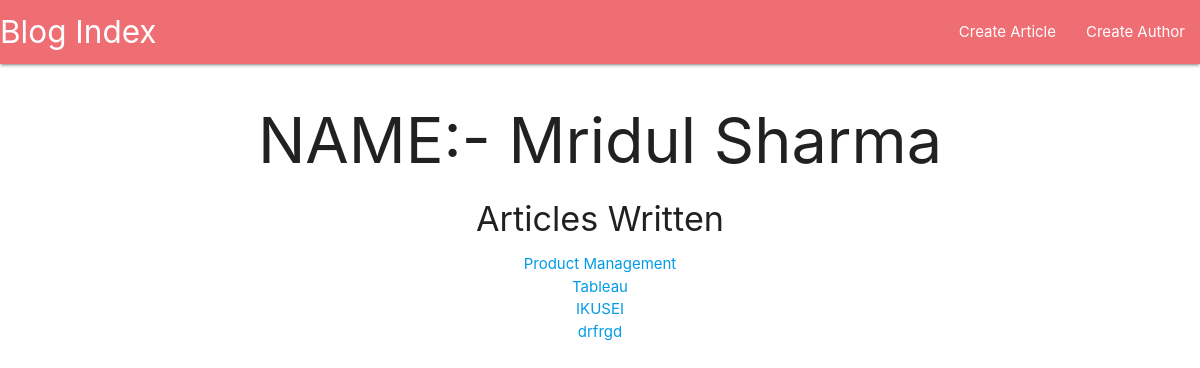
Page /author/1 on the committed database.
### main/models.py (models this page shows, shortened)
class Author(models.Model):
    name = models.CharField(max_length=256)

class Article(models.Model):
    name = models.CharField(max_length=256)
    content= models.TextField()
    CreatedAt = models.DateTimeField(auto_now_add=True)
    authors = models.ManyToManyField('Author')
    def __str__(self):
        return self.name

### main/views.py (the view)
# urls.py: path('author/<int:pk>',views.author,name='show_author'),
def author(request,pk):
    authors=get_object_or_404(models.Author,pk=pk)
    context={
        "authors":authors
    }
    return render(request,'main/author.html',context)

### templates/main/author.html
{% extends 'main/base.html' %}
{%block content%}
{% include 'main/nav.html' %}
<div class="center-align">
<h1>NAME:- {{authors.name}}</h1>
<h4>Articles Written</h4>
<ul>
	{% for article in authors.article_set.all %}
	<li>
		<a href="{% url 'show_article' article.pk %}">
			{{article}}
		</a>
	</li>
	{% endfor %}
</ul>
</div>
{% endblock %}

### rows in the picture
Author: name "Mridul Sharma"
Article: name "Product Management"
Article: name "Tableau"
Article: name "IKUSEI"
Article: name "drfrgd"
